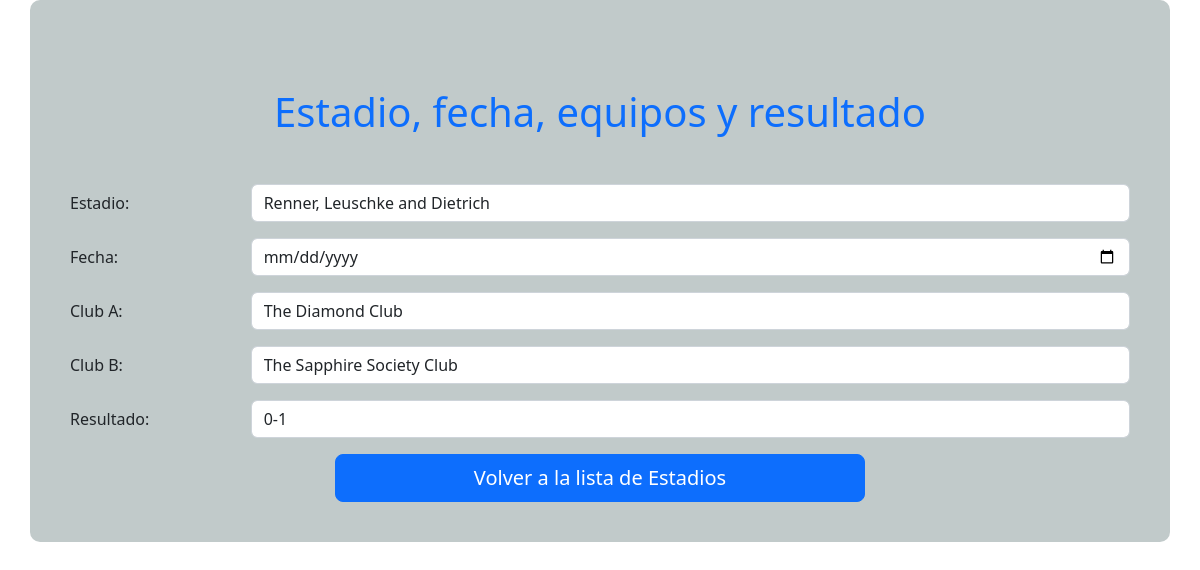
The page /read/4 on the database its author committed.
### models/models.py (models this page shows, shortened)
class Partido(db.Model):
    __tablename__ = 'partidos' # nombre de la tabla
    id = db.Column(db.Integer, primary_key=True)
    estadio = db.Column(db.String(50), nullable=False)
    fecha = db.Column(db.String(10), nullable=False)
    clubA = db.Column(db.String(25), nullable=False)
    clubB = db.Column(db.String(25), nullable=False)
    resultado = db.Column(db.String(3), nullable=False)

### app.py (the view)
@app.route("/read/<partidos_id>", methods=["GET", "POST"])
def read(partidos_id):
    global partidos
    partido_db = Partido.query.filter_by(id=partidos_id).first()
    return render_template('read.html', partido=partido_db)

### templates/read.html (shortened to what this page needs)
{% extends 'layout.html' %}
{% block main %}
<div>
    <h1 class="text-center mt-5 mb-5 text-primary">Estadio, fecha, equipos y resultado </h1>
    <form>
        <div class="row mb-3" >
            <label for="estadio" class="col-sm-2 col-form-label">Estadio:</label>
            <div class="col-sm-10">
                <input type="text" class="form-control" id="estadio" name="estadio" value="{{ partido.estadio }}">
            </div>
        </div>
        <div class="row mb-3">
            <label for="fecha"class="col-sm-2 col-form-label" >Fecha:</label>
            <div class="col-sm-10">
                <input type="date"  class="form-control" id="fecha" name="fecha" value="{{ partido.fecha }}">
            </div>
        </div>
        <div class="row mb-3">
            <label for="clubA" class="col-sm-2 col-form-label">Club A:</label>
            <div class="col-sm-10">
                <input type="text"  class="form-control" id="clubA" name="clubA" value="{{ partido.clubA }}">
            </div>
        </div>
        <div class="row mb-3">
            <label for="clubB" class="col-sm-2 col-form-label">Club B:</label>
            <div class="col-sm-10">
                <input type="text" class="form-control" id="clubB" name="clubB" value="{{ partido.clubB }}">
            </div>
        </div>
        <div class="row mb-3">
            <label for="resultado"class="col-sm-2 col-form-label" >Resultado:</label>
            <div class="col-sm-10">
                <input type="text"  class="form-control" id="resultado" name="resultado" value="{{ partido.resultado }}">
            </div>
        </div>
      </form>
    <div class="d-grid gap-2 col-6 mx-auto">
        <a href="/" type="button" class="btn btn-primary btn-lg">Volver a la lista de Estadios</a>
    </div>
</div>
{% endblock main %}

### rows shown on the page
Partido: estadio "Renner, Leuschke and Dietrich", clubA "The Diamond Club", clubB "The Sapphire Society Club", resultado "0-1"
